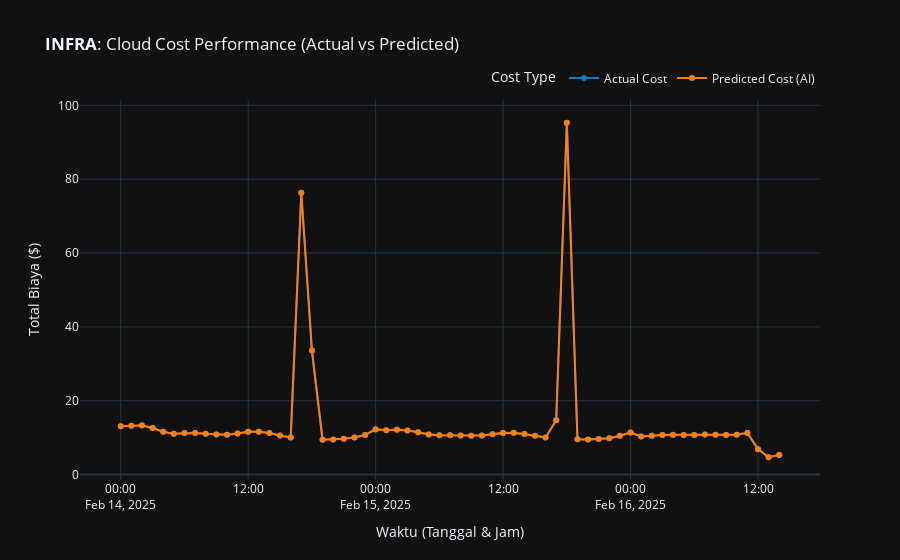
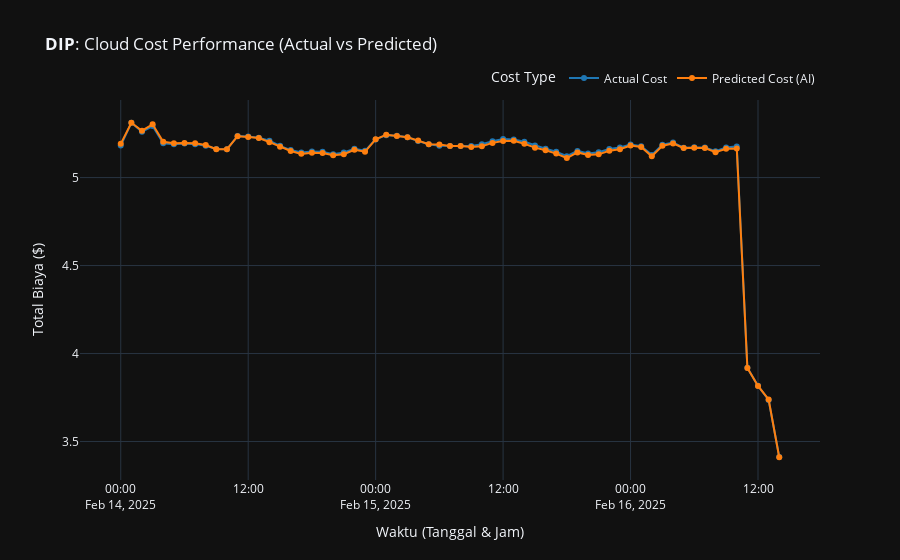
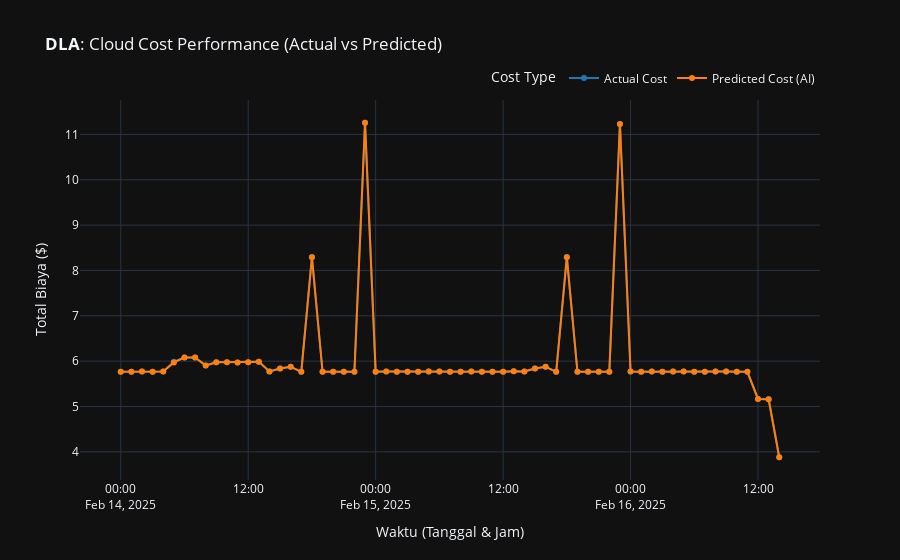
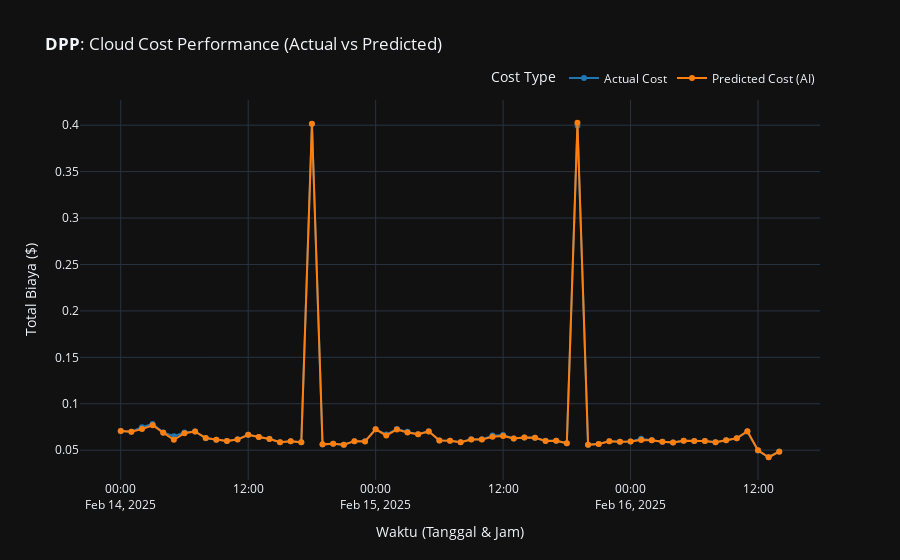

Notebook cell for these charts, in order:
### Code cell
# --- 1. Persiapan Data
test_data_with_pred = df_cleaned1.loc[X_test.index].copy()
test_data_with_pred['predicted_cost'] = y_pred

# Fungsi Agregasi Data
def get_visualization_data(tech_owner_name):
    # Filter data hanya untuk Tech Owner tertentu
    subset = test_data_with_pred[test_data_with_pred['resource_tags_user_tech_owner'] == tech_owner_name]

    # Group by Hari dan Jam untuk mendapatkan total cost per jam
    # Jumlahkan cost aktual dan cost prediksi
    viz_df = subset.groupby(['day_of_month', 'hour_of_day'])[['line_item_unblended_cost', 'predicted_cost']].sum().reset_index()

    # Bikin kolom 'Timestamp' palsu biar grafik nyambung (Februari 2025)
    viz_df['timestamp'] = pd.to_datetime({
        'year': 2025,
        'month': 2,
        'day': viz_df['day_of_month'],
        'hour': viz_df['hour_of_day']
    })

    return viz_df

# --- 2. Kode Generating Visualisasi 

# Daftar Tech Owner
tech_owners = ['INFRA', 'DIP', 'DLA', 'DPP', 'Minova', 'DAK']

for owner in tech_owners:
    # 1. Ambil data agregasi untuk owner tersebut
    df_viz = get_visualization_data(owner)

    # Cek apakah ada datanya (karena bisa jadi testing set tidak punya data untuk owner tertentu)
    if df_viz.empty:
        print(f"Tidak ada data testing untuk Tech Owner: {owner}")
        continue

    # 2. Format data untuk Plotly (Melt/Unpivot) agar mudah di-plot dua garis
    df_melted = df_viz.melt(
        id_vars=['timestamp'],
        value_vars=['line_item_unblended_cost', 'predicted_cost'],
        var_name='Cost Type',
        value_name='Total Cost (USD)'
    )

    # Ganti nama label agar lebih cantik di legenda
    df_melted['Cost Type'] = df_melted['Cost Type'].replace({
        'line_item_unblended_cost': 'Actual Cost',
        'predicted_cost': 'Predicted Cost (AI)'
    })

    # 3. Buat Grafik Garis (Line Chart)
    fig = px.line(
        df_melted,
        x='timestamp',
        y='Total Cost (USD)',
        color='Cost Type',
        title=f"<b>{owner}</b>: Cloud Cost Performance (Actual vs Predicted)",
        color_discrete_map={"Actual Cost": "#1f77b4", "Predicted Cost (AI)": "#ff7f0e"}, # Biru & Oranye
        markers=True
    )

    # Kustomisasi Layout 
    fig.update_layout(
        xaxis_title="Waktu (Tanggal & Jam)",
        yaxis_title="Total Biaya ($)",
        hovermode="x unified", 
        legend=dict(
            orientation="h",
            yanchor="bottom",
            y=1.02,
            xanchor="right",
            x=1
        )
    )

    # 4. Tampilkan Grafik
    print(f"Menampilkan grafik untuk: {owner}") 
    fig.show()
